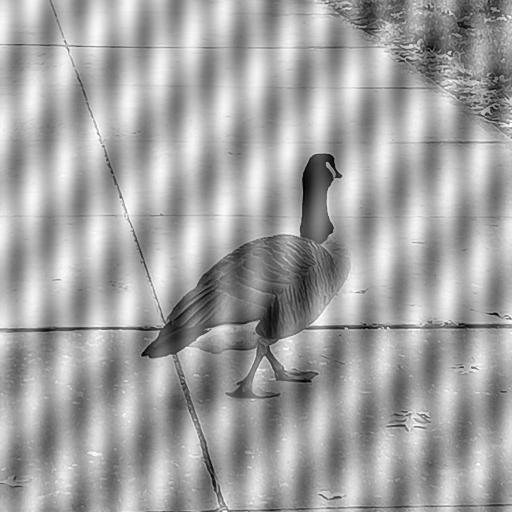
#> input picture Periodic noise remover/HW06 Fig 03.jpg, 512 x 512 px
$ python 3.py
#> lines starting #> are read from the running program, lines starting #| are printed output that depends on the picture
import numpy as np
import cv2
import matplotlib.pyplot as plt
import matplotlib

matplotlib.use('TkAgg')


def fourier_transform_analysis(image_path, title):
    # Load image in grayscale
#> called with image_path = 'HW06 Fig 03.jpg', title = 'Picture A'
    img = cv2.imread(image_path, cv2.IMREAD_GRAYSCALE)
#> img is the input picture: shape (512, 512); min 0, max 255, mean 162.7

    if img is None:
        print(f"Error: Could not load image {image_path}")
        return

    # Compute the 2D Fourier Transform
    f_transform = np.fft.fft2(img)

    # Shift the zero frequency component to the center
    f_transform_shifted = np.fft.fftshift(f_transform)

    # Compute the magnitude and phase spectra
    magnitude_spectrum = np.abs(f_transform_shifted)
    phase_spectrum = np.angle(f_transform_shifted)
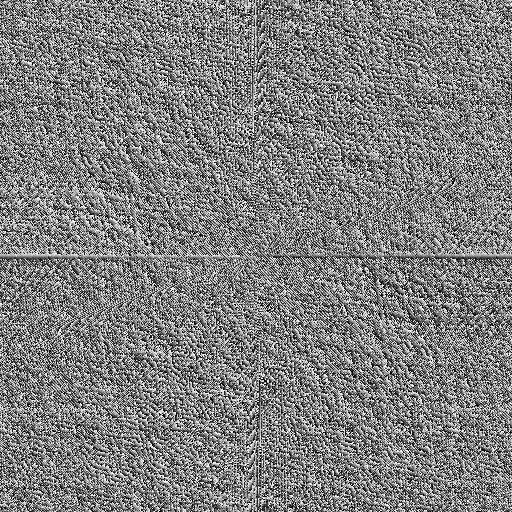
#> phase_spectrum: shape (512, 512) float64; min -3.14, max 3.14, mean -3.69e-18; drawn with min black and max white

    # Log transformation for better visualization
    magnitude_spectrum_log = np.log(1 + magnitude_spectrum)
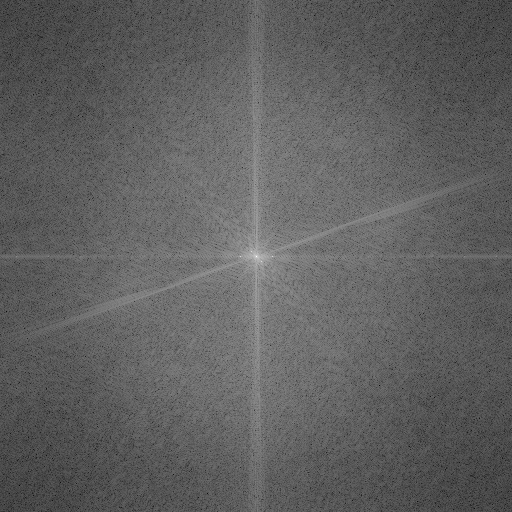
#> magnitude_spectrum_log: shape (512, 512) float64; min 1.53, max 17.57, mean 7.56; drawn with min black and max white

    # Display results
    plt.figure(figsize=(12, 6))

    plt.subplot(1, 3, 1)
    plt.imshow(img, cmap='gray')
    plt.title(f'Original Image - {title}')
    plt.axis('off')

    plt.subplot(1, 3, 2)
    plt.imshow(magnitude_spectrum_log, cmap='gray')
    plt.title(f'Magnitude Spectrum - {title}')
    plt.axis('off')

    plt.subplot(1, 3, 3)
    plt.imshow(phase_spectrum, cmap='gray')
    plt.title(f'Phase Spectrum - {title}')
    plt.axis('off')

    plt.show()
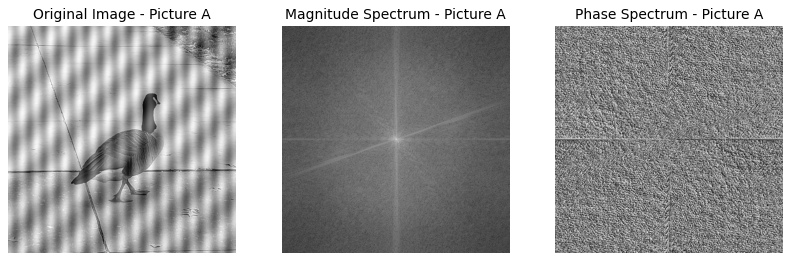
#> figure drawn by matplotlib, 3 panels
    return magnitude_spectrum, phase_spectrum


def remove_periodic_noise(image_path):
    # Load image in grayscale
#> called with image_path = 'HW06 Fig 03.jpg'
    img = cv2.imread(image_path, cv2.IMREAD_GRAYSCALE)
    if img is None:
        print("Error: Could not load image")
        return

    # Compute the Fourier Transform
    f_transform = np.fft.fft2(img)
    f_transform_shifted = np.fft.fftshift(f_transform)

    # Visualize the Fourier spectrum
    magnitude_spectrum_log = np.log(1 + np.abs(f_transform_shifted))

    plt.figure(figsize=(12, 6))
    plt.subplot(1, 2, 1)
    plt.imshow(img, cmap='gray')
    plt.title('Original Image')
    plt.axis('off')

    plt.subplot(1, 2, 2)
    plt.imshow(magnitude_spectrum_log, cmap='gray')
    plt.title('Fourier Spectrum')
    plt.axis('off')
    plt.show()
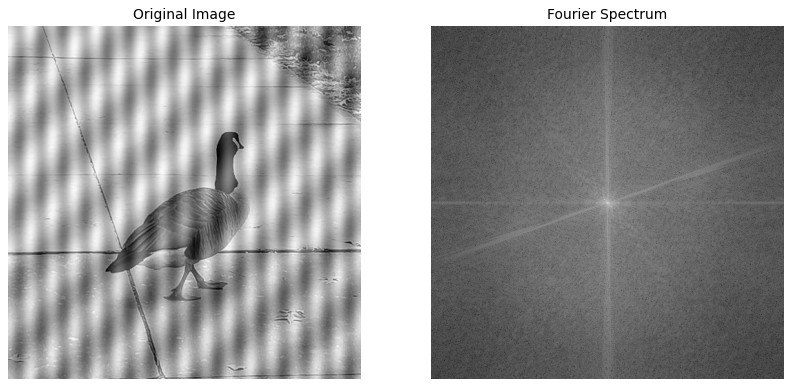
#> figure drawn by matplotlib, 2 panels

    # Create a raw mask
    rows, cols = img.shape
#> rows = 512; cols = 512
    crow, ccol = rows // 2, cols // 2
#> crow = 256; ccol = 256
    mask = np.ones((rows, cols))
    radius = 4

    # Add noise points
    mask[251, 251] = 0
    mask[261, 261] = 0
    mask[256, 240] = 0
    mask[256, 272] = 0

    # Extract phase and Magnitude
    magnitude_spectrum = np.abs(f_transform_shifted)
    phase_spectrum = np.angle(f_transform_shifted)

    # Apply mask
    filtered_magnitude = magnitude_spectrum * mask

    # Create and Inverse
    complex_spectrum = filtered_magnitude * np.exp(1j * phase_spectrum)
    complex_spectrum_shifted = np.fft.ifftshift(complex_spectrum)
    reconstructed_img = np.fft.ifft2(complex_spectrum_shifted).real
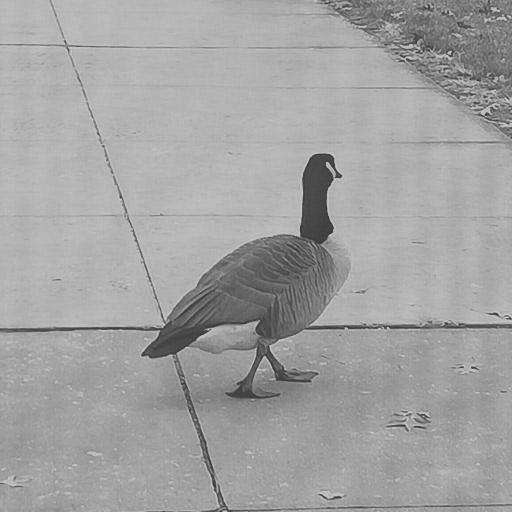
#> reconstructed_img: shape (512, 512) float64; min 40.96, max 219, mean 162.7

    # Plot the result
    plt.figure(figsize=(12, 6))

    plt.subplot(1, 3, 1)
    plt.imshow(img, cmap='gray')
    plt.title('original image')
    plt.axis('off')

    plt.subplot(1, 3, 2)
    plt.imshow(np.log(1 + filtered_magnitude), cmap='gray')
    plt.title('filtered magnitude')
    plt.axis('off')

    plt.subplot(1, 3, 3)
    plt.imshow(reconstructed_img, cmap='gray')
    plt.title('filtered picture')
    plt.axis('off')
    plt.show()
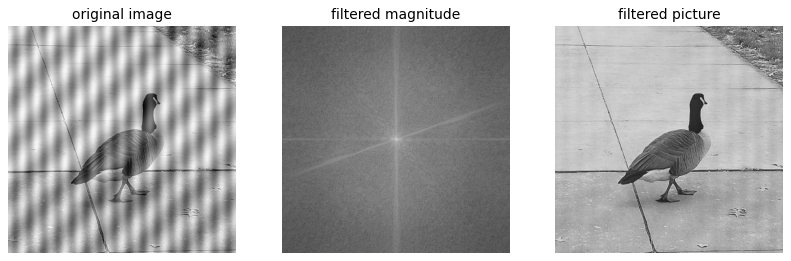
#> figure drawn by matplotlib, 3 panels


image_A_path = "HW06 Fig 03.jpg"
fourier_transform_analysis(image_A_path, 'Picture A')
remove_periodic_noise(image_A_path)
